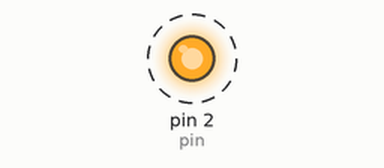
Simulated run of this sketch. Board: Arduino Uno, built with avr-gcc and run on an emulated ATmega328P. Parts: output pins drawn as LEDs (lit = HIGH). Dashed ring = blinking.

Above: at 0.5 s.
Timing chart, 0 to 4.6 s (numbered marks = the images above):
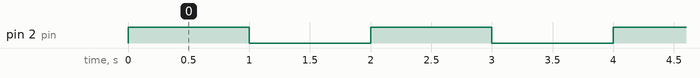

The sketch:

test2.ino
```cpp
int pin = 2;
void setup() {
  // put your setup code here, to run once:
  pinMode(pin,OUTPUT);
  digitalWrite(pin,LOW);
}

void loop() {
  // put your main code here, to run repeatedly:
  digitalWrite(pin,HIGH);
  delay(1000);
  digitalWrite(pin,LOW);
  delay(1000);
}
```

Measured:
- by itself, pin 2 (pin): alternates HIGH for 1.0 s and LOW for 1.0 s
